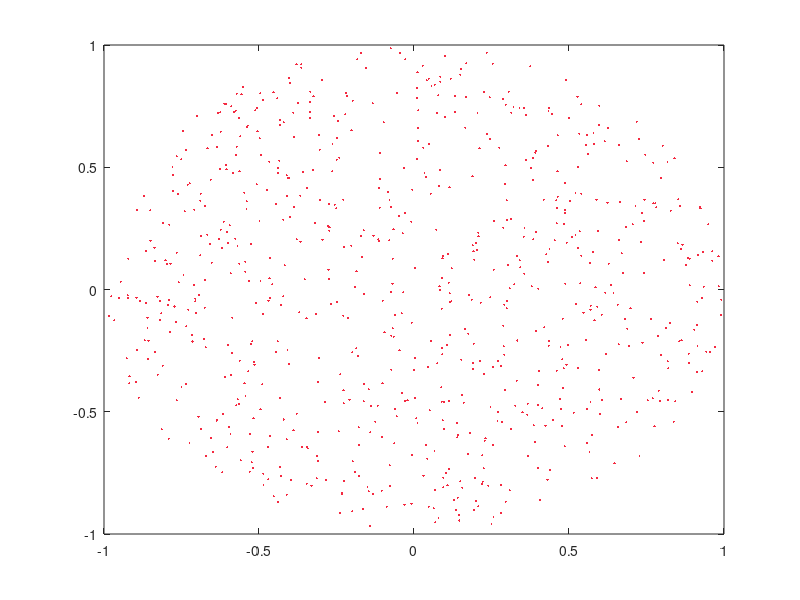

Here is the MATLAB script that generated this plot: (Note: this script raises an error after producing the figure.)
%% 円周率を求める
clear; close all; clc;
N = 1000;
idx = 1:N;
% 乱数生成
sigma = 2;
mu = -1;
x = sigma.*rand(N,1)+mu;
y = sigma.*rand(N,1)+mu;
% 円の内側の判別
% inside = find((x.^2+y.^2)<=1); % index
% outside = idx(~ismember(idx, inside))';
% estimated_area = length(inside)/N*4;

% 他のコード
inside = (x.^2 + y.^2) <= 1; % logical
outside = ~inside;
estimated_area = sum(inside)/N*4;

% 結果
fprintf('推定された円の面積: %.4f\n', estimated_area);
fprintf('理論的な円の面積: %.4f\n', pi);
t = 0:0.01:2*pi;
figure(1);
plot(x(inside), y(inside), '.', 'MarkerSize', 5, 'Color', '#f42a41'); hold on;
plot(x(outside), y(outside), '.', 'MarkerSize', 5, 'Color', '	#006a4e');
plot(cos(t), sin(t), '-','LineWidth', 2, 'Color', 'black'); hold off;
daspect([1 1 1]); xlim([-1.1, 1.1]); ylim([-1.1 1.1]);

%% 円周率　収束性の確認 1/root(N)の誤差を示したいね．ちょっとまだ足りない
clear; close all; clc;
sigma = 2;
mu = -1;
calc_N = 4;
calc_pi = zeros(1,calc_N); N_idx = [];
for i = 0:calc_N
    N = 100^i;
    idx = 1:N;
    N_idx = [N_idx, N];
    x = sigma.*rand(N,1)+mu;
    y = sigma.*rand(N,1)+mu;
    inside = find((x.^2+y.^2)<=1);
    outside = idx(~ismember(idx, inside))';
    calc_pi(1,i+1) = length(inside)/N*4;
    if rem(i+1, 1) == 0
        fprintf('i:%d, pi:%f\n', i+1, calc_pi(1,i+1));
    end
end
figure(2);
loglog(N_idx, abs(pi-calc_pi)); xlabel('Number of samples'); ylabel('Error');

%% 関数の最小値、最大値を求める
clear; close all;
a = 0;
b = pi;

% サンプル点数
num_samples = 1000;

% ランダムな点を生成（[a, b]の範囲で）
x = a + (b - a) * rand(1, num_samples);

% 関数値を計算（f(x) = sin(x)）
f_x = sin(x);

% 積分の近似値（平均値 * 区間の長さ）
integral_estimate = (b - a) * mean(f_x);

% 結果の表示
fprintf('推定された積分値: %.4f\n', integral_estimate);
fprintf('理論的な積分値: %.4f\n', 2);  % ∫sin(x) dx from 0 to pi = 2
